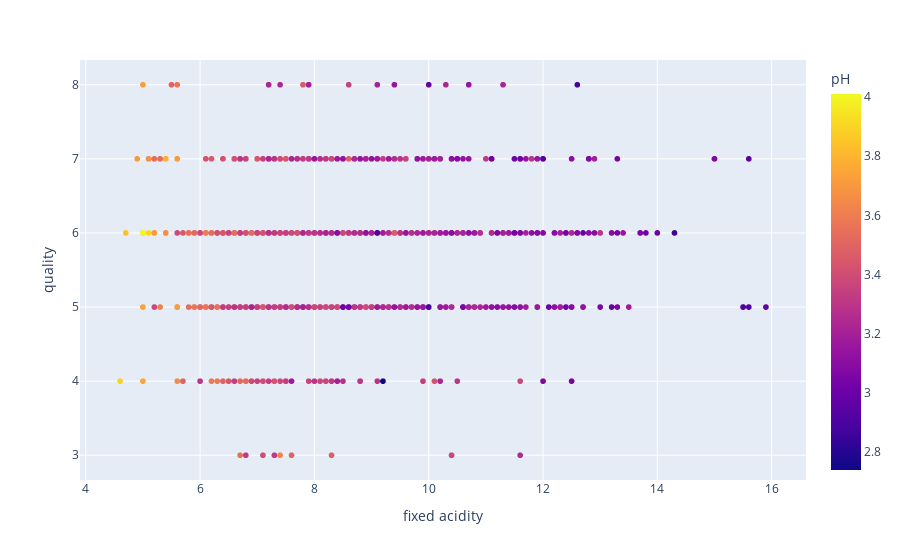

Here is the notebook cell this chart was saved with:
### Code cell
px.scatter(data_frame=df,x='fixed acidity',y='quality',color='pH')

### Figure 1 — Plotly figure (JSON) as saved in the notebook; plotly's stock layout.template omitted (floating-point values rounded to 4 significant figures; data arrays with more than 128 entries replaced by an {"elided": "..."} marker saying what was removed)
{"data": [{"hovertemplate": "fixed acidity=%{x}<br>quality=%{y}<br>pH=%{marker.color}<extra></extra>", "legendgroup": "", "marker": {"color": {"elided": "1599 float values"}, "coloraxis": "coloraxis", "symbol": "circle"}, "mode": "markers", "name": "", "showlegend": false, "type": "scattergl", "x": {"elided": "1599 float values"}, "xaxis": "x", "y": {"elided": "1599 int values"}, "yaxis": "y"}], "layout": {"coloraxis": {"colorbar": {"title": {"text": "pH"}}, "colorscale": [[0, "#0d0887"], [0.1111, "#46039f"], [0.2222, "#7201a8"], [0.3333, "#9c179e"], [0.4444, "#bd3786"], [0.5556, "#d8576b"], [0.6667, "#ed7953"], [0.7778, "#fb9f3a"], [0.8889, "#fdca26"], [1, "#f0f921"]]}, "legend": {"tracegroupgap": 0}, "margin": {"t": 60}, "xaxis": {"anchor": "y", "domain": [0, 1], "title": {"text": "fixed acidity"}}, "yaxis": {"anchor": "x", "domain": [0, 1], "title": {"text": "quality"}}}}
